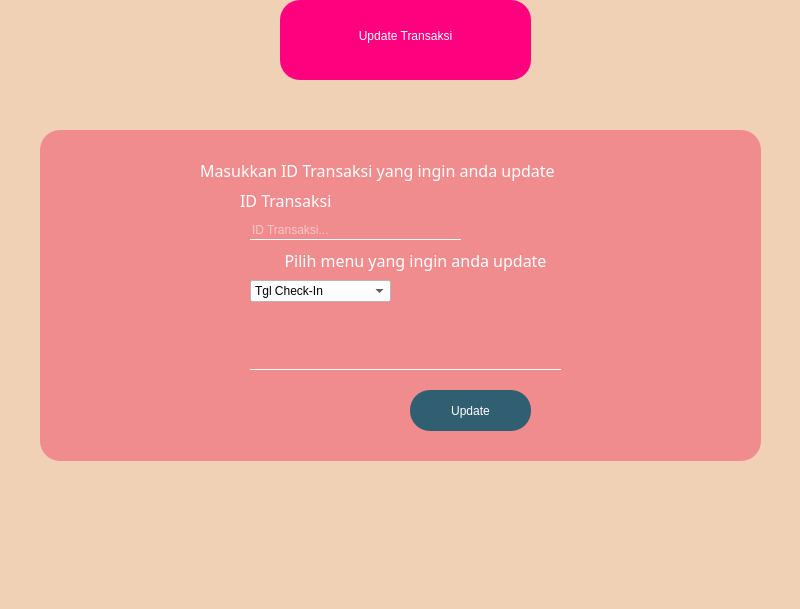
<?xml version="1.0" encoding="UTF-8"?>
<ui version="4.0">
 <class>update_transaksi</class>
 <widget class="QMainWindow" name="update_transaksi">
  <property name="geometry">
   <rect>
    <x>0</x>
    <y>0</y>
    <width>800</width>
    <height>609</height>
   </rect>
  </property>
  <property name="windowTitle">
   <string>MainWindow</string>
  </property>
  <property name="styleSheet">
   <string notr="true">* {
	background:#F1D1B5;
}

QFrame {
	border-radius : 20px;
	background : rgb(120, 120, 120);
}

QLineEdit{
	background : transparent;
	border : none;
	border-bottom : 1px solid white;
}
QPlainTextEdit{
	background : transparent;
	border : none;
	border-bottom : 1px solid white;
}</string>
  </property>
  <widget class="QWidget" name="centralwidget">
   <widget class="QFrame" name="frame_2">
    <property name="geometry">
     <rect>
      <x>40</x>
      <y>130</y>
      <width>721</width>
      <height>331</height>
     </rect>
    </property>
    <property name="styleSheet">
     <string notr="true">*{
background-color:#F18C8E;
color:#ffffff;
}


QPushButton{
	background : #305F72;
	border-radius : 20px;
	font: 10pt &quot;Kristen ITC&quot;;
}

QPushButton:hover{
	background: #568EA6;
}</string>
    </property>
    <property name="frameShape">
     <enum>QFrame::StyledPanel</enum>
    </property>
    <property name="frameShadow">
     <enum>QFrame::Raised</enum>
    </property>
    <widget class="QPushButton" name="btn_update">
     <property name="geometry">
      <rect>
       <x>370</x>
       <y>260</y>
       <width>121</width>
       <height>41</height>
      </rect>
     </property>
     <property name="styleSheet">
      <string notr="true"/>
     </property>
     <property name="text">
      <string>Update</string>
     </property>
    </widget>
    <widget class="QLabel" name="label_11">
     <property name="geometry">
      <rect>
       <x>160</x>
       <y>30</y>
       <width>421</width>
       <height>21</height>
      </rect>
     </property>
     <property name="font">
      <font>
       <family>century gothic</family>
       <pointsize>12</pointsize>
      </font>
     </property>
     <property name="styleSheet">
      <string notr="true">color: rgb(255, 255, 255);</string>
     </property>
     <property name="text">
      <string>Masukkan ID Transaksi yang ingin anda update</string>
     </property>
    </widget>
    <widget class="QLabel" name="label_6">
     <property name="geometry">
      <rect>
       <x>200</x>
       <y>60</y>
       <width>121</width>
       <height>21</height>
      </rect>
     </property>
     <property name="font">
      <font>
       <family>century gothic</family>
       <pointsize>12</pointsize>
      </font>
     </property>
     <property name="styleSheet">
      <string notr="true">color: rgb(255, 255, 255);</string>
     </property>
     <property name="text">
      <string>ID Transaksi</string>
     </property>
    </widget>
    <widget class="QLineEdit" name="lineEdit_menu">
     <property name="geometry">
      <rect>
       <x>210</x>
       <y>220</y>
       <width>311</width>
       <height>20</height>
      </rect>
     </property>
     <property name="styleSheet">
      <string notr="true">border:none;
border-bottom:1px solid white;
background:transparent;
color:#ffffff;</string>
     </property>
    </widget>
    <widget class="QLineEdit" name="lineEdit_id">
     <property name="geometry">
      <rect>
       <x>210</x>
       <y>90</y>
       <width>211</width>
       <height>20</height>
      </rect>
     </property>
     <property name="styleSheet">
      <string notr="true">border:none;
border-bottom:1px solid white;
background:transparent;
color:#ffffff;</string>
     </property>
     <property name="placeholderText">
      <string>ID Transaksi...</string>
     </property>
    </widget>
    <widget class="QComboBox" name="comboBox">
     <property name="geometry">
      <rect>
       <x>210</x>
       <y>150</y>
       <width>141</width>
       <height>22</height>
      </rect>
     </property>
     <property name="styleSheet">
      <string notr="true">background-color: rgb(255, 255, 255);
color: rgb(0, 0, 0);</string>
     </property>
     <item>
      <property name="text">
       <string>Tgl Check-In</string>
      </property>
     </item>
     <item>
      <property name="text">
       <string>Tgl Check-Out</string>
      </property>
     </item>
     <item>
      <property name="text">
       <string>Harga</string>
      </property>
     </item>
    </widget>
    <widget class="QLabel" name="label_12">
     <property name="geometry">
      <rect>
       <x>200</x>
       <y>120</y>
       <width>351</width>
       <height>21</height>
      </rect>
     </property>
     <property name="font">
      <font>
       <family>century gothic</family>
       <pointsize>12</pointsize>
      </font>
     </property>
     <property name="styleSheet">
      <string notr="true">color: rgb(255, 255, 255);</string>
     </property>
     <property name="text">
      <string>Pilih menu yang ingin anda update</string>
     </property>
     <property name="alignment">
      <set>Qt::AlignCenter</set>
     </property>
    </widget>
   </widget>
   <widget class="QFrame" name="frame">
    <property name="geometry">
     <rect>
      <x>280</x>
      <y>0</y>
      <width>251</width>
      <height>80</height>
     </rect>
    </property>
    <property name="styleSheet">
     <string notr="true">background-color: rgb(255, 0, 127);</string>
    </property>
    <property name="frameShape">
     <enum>QFrame::StyledPanel</enum>
    </property>
    <property name="frameShadow">
     <enum>QFrame::Raised</enum>
    </property>
    <widget class="QLabel" name="label">
     <property name="geometry">
      <rect>
       <x>20</x>
       <y>20</y>
       <width>211</width>
       <height>31</height>
      </rect>
     </property>
     <property name="styleSheet">
      <string notr="true">font: 75 italic 14pt &quot;Kristen ITC&quot;;
color : white;</string>
     </property>
     <property name="text">
      <string>Update Transaksi</string>
     </property>
     <property name="alignment">
      <set>Qt::AlignCenter</set>
     </property>
    </widget>
   </widget>
  </widget>
  <widget class="QMenuBar" name="menubar">
   <property name="geometry">
    <rect>
     <x>0</x>
     <y>0</y>
     <width>800</width>
     <height>21</height>
    </rect>
   </property>
  </widget>
  <widget class="QStatusBar" name="statusbar"/>
 </widget>
 <resources/>
 <connections/>
</ui>
